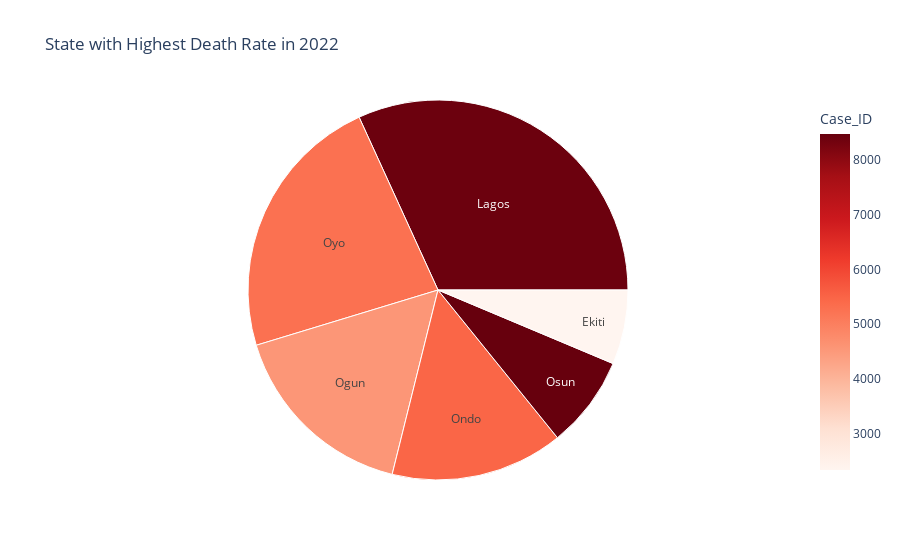

Source (notebook cell):
### Code cell
# State with the highest death rate in 2022
death_2022 = df_merged[(df_merged["Status"] == "Death") & (df_merged["Year"] == 2022)]
fig_death_sunburst = px.sunburst(
    death_2022,
    path=["State"],
    values="Case_ID",
    title="State with Highest Death Rate in 2022",
    color="Case_ID",
    color_continuous_scale="Reds"
)
fig_death_sunburst.show()

### Figure 1 — Plotly figure (JSON) as saved in the notebook; plotly's stock layout.template omitted (floating-point values rounded to 4 significant figures)
{"data": [{"branchvalues": "total", "customdata": [[2347.0], [8398.0], [4558.0], [5471.0], [8463.0], [5281.0]], "domain": {"x": [0, 1], "y": [0, 1]}, "hovertemplate": "labels=%{label}<br>Case_ID_sum=%{value}<br>parent=%{parent}<br>id=%{id}<br>Case_ID=%{color}<extra></extra>", "ids": ["Ekiti", "Lagos", "Ogun", "Ondo", "Osun", "Oyo"], "labels": ["Ekiti", "Lagos", "Ogun", "Ondo", "Osun", "Oyo"], "marker": {"coloraxis": "coloraxis", "colors": [2347.0, 8398.0, 4558.0, 5471.0, 8463.0, 5281.0]}, "name": "", "parents": ["", "", "", "", "", ""], "type": "sunburst", "values": [32325, 162445, 83842, 75058, 40066, 116826]}], "layout": {"coloraxis": {"colorbar": {"title": {"text": "Case_ID"}}, "colorscale": [[0, "rgb(255,245,240)"], [0.125, "rgb(254,224,210)"], [0.25, "rgb(252,187,161)"], [0.375, "rgb(252,146,114)"], [0.5, "rgb(251,106,74)"], [0.625, "rgb(239,59,44)"], [0.75, "rgb(203,24,29)"], [0.875, "rgb(165,15,21)"], [1, "rgb(103,0,13)"]]}, "legend": {"tracegroupgap": 0}, "title": {"text": "State with Highest Death Rate in 2022"}}}
